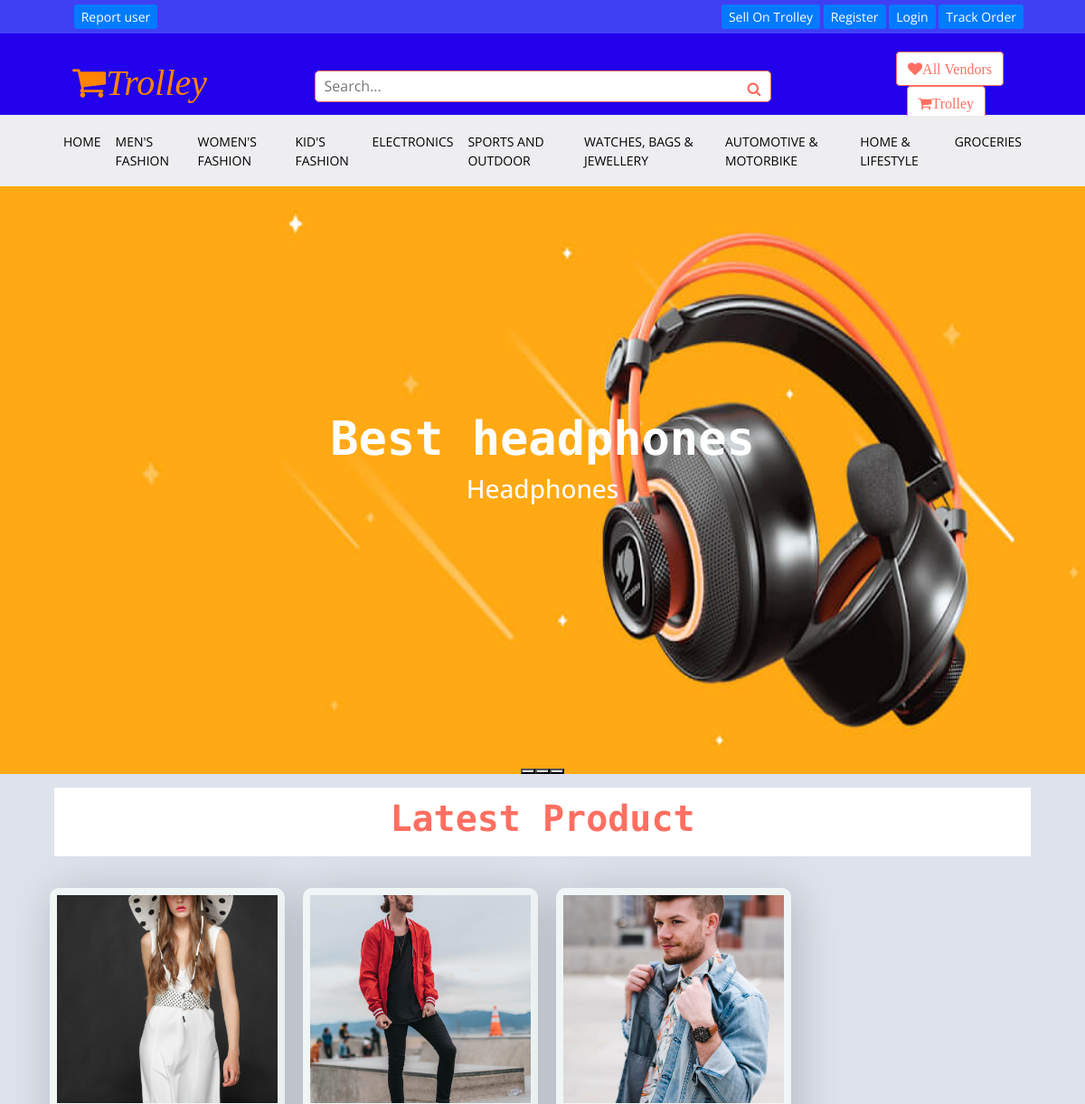
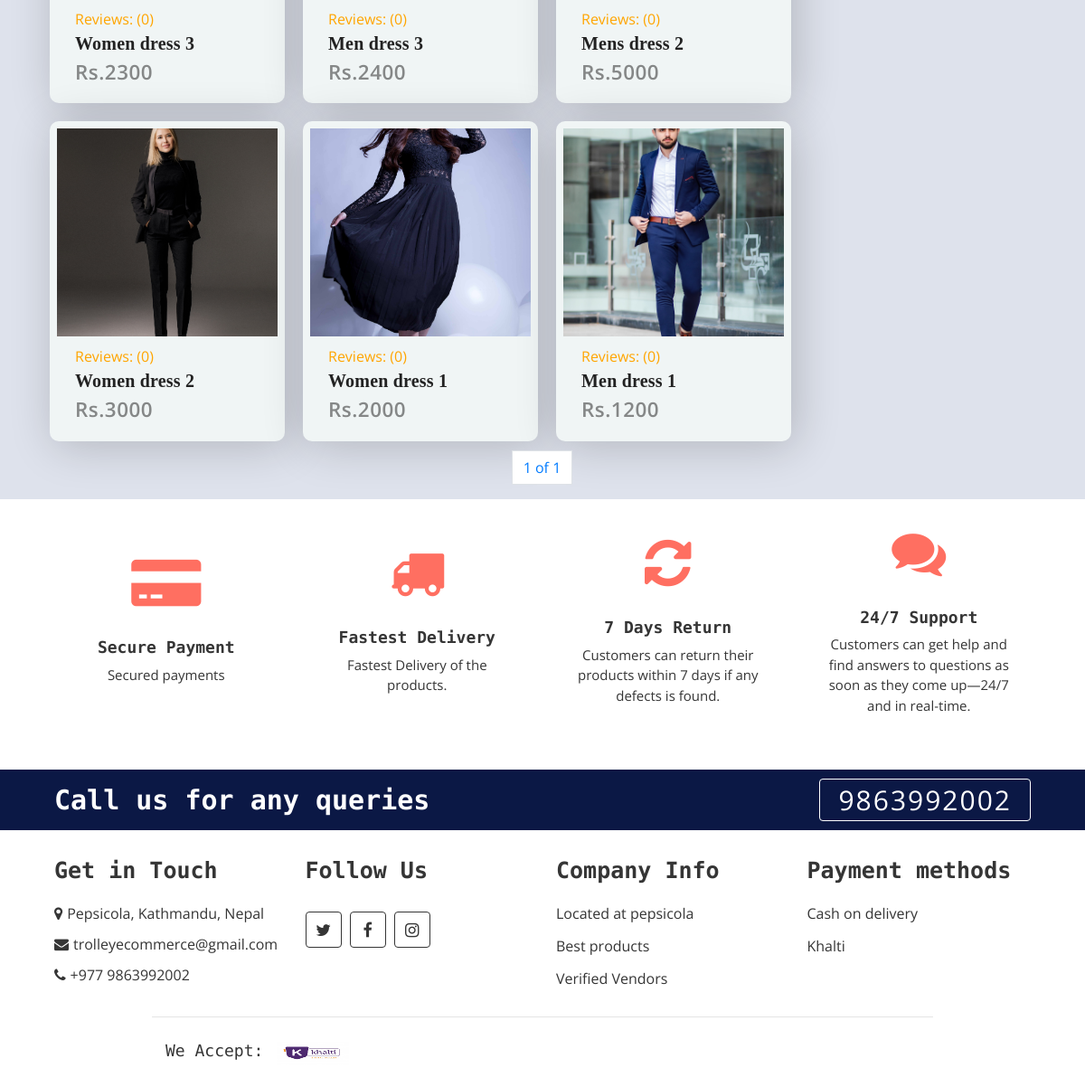
The page / on the database its author committed (2 pictures, top to bottom).
### product/models.py (models this page shows, shortened)
class Category(models.Model):
    title = models.CharField(max_length=50)
    slug = models.SlugField(max_length=55)
    ordering = models.IntegerField(default=0)
    class Meta:
        ordering = ["ordering"]

class Product(models.Model):
    Availability = (("In Stock", "In Stock"), ("Out of Stock", "Out of Stock"))
    category = models.ForeignKey(
        Category, related_name="products", on_delete=models.CASCADE
    )
    vendor = models.ForeignKey(
        MyUser, related_name="products", on_delete=models.CASCADE
    )
    title = models.CharField(max_length=50)
    slug = models.SlugField(max_length=55)
    description = models.TextField(blank=True, null=True)
    price = models.PositiveBigIntegerField()
    added_date = models.DateTimeField(auto_now_add=True)
    image = models.ImageField(upload_to="uploads/", blank=True, null=True)
    Availability = models.CharField(choices=Availability, null=True, max_length=150)
    thumbnail = models.ImageField(
        upload_to="uploads/", blank=True, null=True
    )  # Change uploads to thumbnails
    class Meta:
        ordering = ["-added_date"]
    def countReview(self):
        reviews = ReviewRating.objects.filter(product=self, status=True).aggregate(
            count=Count("id")
        )
        count = 0
        if reviews["count"] is not None:
            count = int(reviews["count"])
        return count

### core/models.py (models this page shows, shortened)
class Slider(models.Model):
    image = models.ImageField(upload_to="pics/%y/%m/")
    title = models.CharField(max_length=150)
    sub_title = models.CharField(max_length=100)

### core/views.py (the view)
# urls.py: path("", views.homepage, name="home"),
def homepage(request):
    carousel = Slider.objects.all()
    latest_products = Product.objects.all()
    paginator = Paginator(latest_products, 10)
    page_number = request.GET.get("page")
    newest_obj = paginator.get_page(page_number)
    context = {
        "carousel": carousel,
        "latest_products": latest_products,
        "newest_obj": newest_obj,
    }
    return render(request, "core/homepage.html", context)

### cart/cart.py (called while the page is built)
    def __len__(self):
        return sum(item["quantity"] for item in self.cart.values())

### cart/context_processors.py (called while the page is built)
def cart(request):
    return {"cart": Cart(request)}

### product/context_processors.py (called while the page is built)
def menu_categories(request):
    categories = Category.objects.all()
    return {"categories": categories}

### templates/core/homepage.html (shortened to what this page needs)
{% extends 'core/base.html' %}
{% block content %}
    <div id="carouselExampleCaptions" class="carousel slide" data-bs-ride="carousel">
        <div class="carousel-indicators">
            <button type="button" data-bs-target="#carouselExampleCaptions" data-bs-slide-to="0" class="active"
                aria-current="true" aria-label="Slide 1"></button>
            <button type="button" data-bs-target="#carouselExampleCaptions" data-bs-slide-to="1"
                aria-label="Slide 2"></button>
            <button type="button" data-bs-target="#carouselExampleCaptions" data-bs-slide-to="2"
                aria-label="Slide 3"></button>
        </div>
        <div class="carousel-inner">
            {% for object in carousel%}
            <div class="carousel-item {% if forloop.counter0 == 0 %}active{% endif %}">
                <img src="{{object.image.url}}" style="height:650px;" class="testi-overly d-block w-100" alt="sliderImg">
                <div class="carousel-caption d-none d-md-block">
                    <h1 class="animate__animated
                    {% if forloop.counter0 == 0 %}
                    animate__fadeInDown
                    {% endif %}
                    ">{{object.title}}</h1>
                    <h3 class="animate__animated animate__zoomIn">{{object.sub_title}}</h3>
                </div>
            </div>
            {% endfor %}
        </div>
    </div>
        <div class="featured-product product">
            <div class="container-fluid">
                <div class="section-header">
                    <h1 style="text-align:center;">Latest Product</h1>
                </div>
            </div>
        </div>
        <div class="container-fluid">
            <div class="row">
              {% for product in newest_obj %}
               {% include 'product/parts/list_item.html' %}
              {% endfor %}
            </div>
        </div>
        <nav aria-label="Page navigation example">
            <ul class="pagination justify-content-center">
              <li class="page-item"><a class="page-link" href="#">{{ newest_obj.number }} of {{ newest_obj.paginator.num_pages }}</a></li>
            </ul>
          </nav>
{% endblock content %}

### templates/core/base.html (shortened to what this page needs)
{% load static %}
<!DOCTYPE html>
<html lang="en">
<head>
    <link rel="stylesheet" href="https://cdnjs.cloudflare.com/ajax/libs/font-awesome/4.7.0/css/font-awesome.min.css">
  <link rel="stylesheet" href="https://cdnjs.cloudflare.com/ajax/libs/animate.css/4.1.1/animate.min.css" />
    <link rel="stylesheet" href="{% static 'css/bootstrap.css' %}">
    <link rel="stylesheet" href="{% static 'css/mains.css' %}">
</head>
<body>
    <div class="top-bar">
         <div class="container-fluid">
             <div class="row">
                 <div class="col-sm-6">
                            <a class="btn-primary btn-sm" href="{% url 'accounts:report_user' %}">Report user</a></li>
                  </div>
                    <div class="col-sm-6">
                            {% if request.user.is_authenticated and user.is_seller%}
                            <a class="fa fa-user btn-primary btn-sm" href="{% url 'vendor:vendor-admin'%}"> My Account</a>
                            {% else %}
                            <a class="btn-primary btn-sm" href="{% url 'accounts:seller_register' %}">Sell On Trolley</a>
                            {% if request.user.is_authenticated and user.is_customer%}
                            <a class="fa fa-user btn-primary btn-sm" href="{% url 'accounts:cust-panel'%}"> My Account</a>
                            {% else %}
                            <a class="btn-primary btn-sm" href="{% url 'accounts:customer_register' %}">Register</a>
                            <a class="btn-primary btn-sm" href="{% url 'accounts:login' %}">Login</a>
                            {% endif %}
                            {% endif %}
                            <a class="btn-primary btn-sm" href="{% url 'order:tracker' %}">Track Order</a></li>
                        </div>
                    </div>
                </div>
     </div>
        <div class="bottom-bar">
            <div class="container-fluid">
                <div class="row align-items-center">
                    <div class="col-md-3">
                        <div class="logo-holder logo-4 " >
                            <a href="{% url 'core:home' %}">
                                      <h3><span class="fa fa-shopping-cart"></span>Trolley</h3>
                            </a>
                        </div>
                    </div>
                    <div class="col-md-6">
                        <form method="get" action="{% url 'product:search' %}">
                        <div class="search">
                            <input type="text" name="query" id="" class="input" placeholder="Search...">
                            <button><i class="fa fa-search"></i></button>
                        </div>
                    </form>
                    </div>
                    <div class="col-md-3">
                        <div class="user">
                            <a href="{% url 'vendor:vendors' %}" class="btn wishlist">
                                <i class="fa fa-heart">All Vendors</i>
                            </a>
                            <a href="{% url 'cart:cart' %}" class="btn cart">
                                <i class="fa fa-shopping-cart">Trolley</i>
                            </a>
                        </div>
                    </div>
                </div>
            </div>
        </div>
                    <div class="nav">
                        <div class="container-fluid">
                            <nav class="navbar navbar-expand-md bg-dark navbar-dark">
                                <div class="collapse navbar-collapse" id="navbarCollapse">
                                    <div class="navbar-nav mr-auto">
                                        <a href="{% url 'core:home' %}" class="nav-item nav-link btn-outline-primary ">Home</a>
                                        {% for category in categories %}
                                        <a class="nav-item nav-link btn-outline-primary" href="{% url 'product:category' category.slug %}">
                                            {{category.title}}
                                        </a>
                                        {% endfor %}
                                    </div>
                                </div>
                            </nav>
                        </div>
                    </div>
                    {% block content %}{% endblock content %}
        <div class="feature">
            <div class="container-fluid">
                <div class="row align-items-center">
                    <div class="col-lg-3 col-md-6 feature-col">
                        <div class="trolley-features">
                            <i class="fa fa-credit-card-alt "></i>
                            <h2>Secure Payment</h2>
                            <p>
                                Secured payments
                            </p>
                        </div>
                    </div>
                    <div class="col-lg-3 col-md-6 feature-col">
                        <div class="trolley-features">
                            <i class="fa fa-truck"></i>
                            <h2>Fastest Delivery</h2>
                            <p>
                                Fastest Delivery of the products.
                            </p>
                        </div>
                    </div>
                    <div class="col-lg-3 col-md-6 feature-col">
                        <div class="trolley-features">
                            <i class="fa fa-refresh "></i>
                            <h2>7 Days Return</h2>
                            <p>
                                Customers can return their products within 7 days if any defects is found.
                            </p>
                        </div>
                    </div>
                    <div class="col-lg-3 col-md-6 feature-col">
                        <div class="trolley-features">
                            <i class="fa fa-comments"></i>
                            <h2>24/7 Support</h2>
                            <p>
                                Customers can get help and find answers to questions as soon as they come up—24/7 and in real-time.
                            </p>
                        </div>
                    </div>
                </div>
            </div>
        </div>
                <div class="call-to-action">
                    <div class="container-fluid">
                        <div class="row align-items-center">
                            <div class="col-md-6">
                                <h1>Call us for any queries</h1>
                            </div>
                            <div class="col-md-6">
                                <a href="tel:9863992002">9863992002</a>
                            </div>
                        </div>
                    </div>
                </div>
        <div class="footer">
            <div class="container-fluid">
                <div class="row">
                    <div class="col-lg-3 col-md-6">
                        <div class="footer-widget">
                            <h2>Get in Touch</h2>
                            <div class="contact-info">
                                <p><i class="fa fa-map-marker"></i>Pepsicola, Kathmandu, Nepal</p>
                                <p><i class="fa fa-envelope"></i>trolleyecommerce@gmail.com</p>
                                <p><i class="fa fa-phone"></i>+977 9863992002</p>
                            </div>
                        </div>
                    </div>
                    <div class="col-lg-3 col-md-6">
                        <div class="footer-widget">
                            <h2>Follow Us</h2>
                            <div class="contact-info">
                                <div class="social">
                                    <a href=""><i class="fa fa-twitter"></i></a>
                                    <a href=""><i class="fa fa-facebook-f"></i></a>
                                    <a href=""><i class="fa fa-instagram"></i></a>
                                </div>
                            </div>
                        </div>
                    </div>
                    <div class="col-lg-3 col-md-6">
                        <div class="footer-widget">
                            <h2>Company Info</h2>
                            <ul>
                                <li>Located at pepsicola</li>
                                <li>Best products</li>
                                <li>Verified Vendors</a></li>
                            </ul>
                        </div>
                    </div>
                    <div class="col-lg-3 col-md-6">
                        <div class="footer-widget">
                            <h2>Payment methods</h2>
                            <ul>
                                <li>Cash on delivery</li>
                                <li>Khalti</li>
                            </ul>
                        </div>
                    </div>
                </div>
                <div class="row payment align-items-center">
                    <div class="col-md-6">
                        <div class="payment-method">
                            <h2>We Accept:</h2>
                            <img
                            src="{% static 'img/Khalti.png' %}"
                            alt="Payment Method"/ width="80" height="300">
                        </div>
                    </div>
                </div>
            </div>
        </div>
</body>
</html>

### templates/product/parts/list_item.html (shortened to what this page needs)
<html>
    <head>
</head>
<body>
        <div class="box">
          <div class="slide-img">
            <img src="{{ product.image.url}}" alt="{{product.title}}">
          </div>
          <div class="detail-box">
            <div class="type">
              <h8 style="color:orange;">Reviews: ({{product.countReview}})</h8>
              <h7 href="#">{{product.title}}</h7>
              <span class="price">Rs.{{product.price}}</span>
            </div>
          </div>
        </div>
</body>
</html>

### templates/product/parts/list_item.html (style rules this page uses)
h7 { text-decoration: none; font-family: Georgia, serif; font-size: 20px; text-align: left; }
.box { width: 260px; background-color:#f0f5f5; box-shadow: 5px 5px 50px rgba(0, 0, 0, 0.2); border-radius: 10px; margin: 10px ; padding:8px; object-fit: cover; }
.slide-img { height: 230px; position: relative; }
.slide-img img { width: 100%; height: 100%; object-fit: cover; box-sizing: border-box; }
.detail-box { display: flex; width: 100%; display: flex-box; justify-content: space-between; align-items: left; padding: 10px 20px; box-sizing: border-box; }
.type { display: flex; flex-direction: column; }
.type h7 { color: #222222; font-weight: 900; letter-spacing: 0.2px; padding-right: 8px; }
.type span { color: rgba(26, 26, 26, 0.5); }
.price { color: #333333; font-weight: 600; font-size: 1.4rem; letter-spacing: 0.5px; }

### rows shown on the page
Category: title "MEN'S FASHION"
Category: title "WOMEN'S FASHION"
Category: title "KID'S FASHION"
Category: title "ELECTRONICS"
Category: title "SPORTS AND OUTDOOR"
Category: title "WATCHES, BAGS & JEWELLERY"
Category: title "AUTOMOTIVE & MOTORBIKE"
Category: title "HOME & LIFESTYLE"
Category: title "GROCERIES"
Slider: image (picture), title "Best headphones", sub_title "Headphones"
Product: image (picture), countReview "0", title "Women dress 3", price "2300"
Product: image (picture), countReview "0", title "Men dress 3", price "2400"
Product: image (picture), countReview "0", title "Mens dress 2", price "5000"
Product: image (picture), countReview "0", title "Women dress 2", price "3000"
Product: image (picture), countReview "0", title "Women dress 1", price "2000"
Product: image (picture), countReview "0", title "Men dress 1", price "1200"

### other values the page prints
{{ newest_obj.number }} "1"
{{ newest_obj.paginator.num_pages }} "1"
